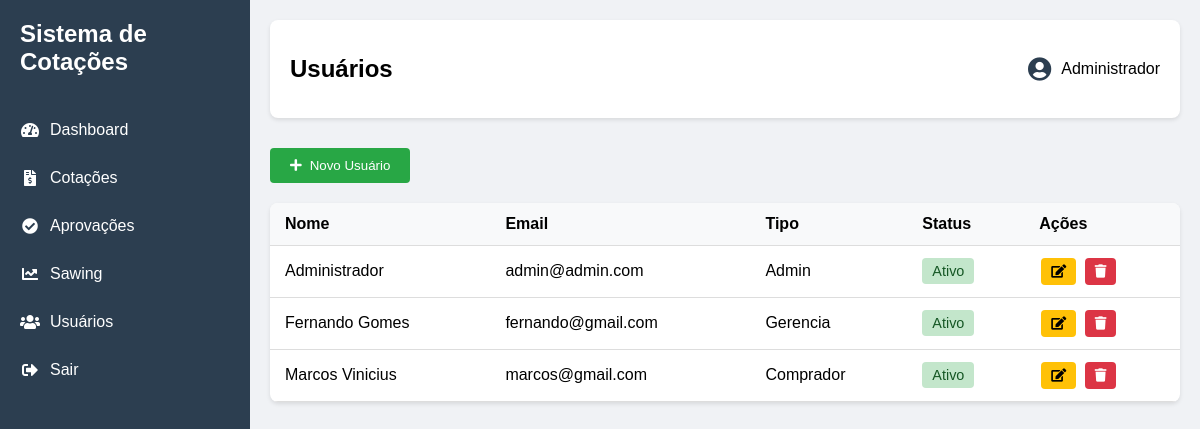
The page /usuarios.php (signed in) on the database its author committed.
### tables this page shows
CREATE TABLE `usuarios` (
  `id` int(11) NOT NULL,
  `nome` varchar(100) DEFAULT NULL,
  `email` varchar(100) DEFAULT NULL,
  `senha` varchar(255) DEFAULT NULL,
  `tipo` enum('gerencia','admin','comprador') NOT NULL,
  `data_cadastro` datetime DEFAULT current_timestamp(),
  `status` tinyint(1) NOT NULL DEFAULT 1
);

### includes/check_permissions.php (called while the page is built, shortened)
<?php
function userCan($modulo, $acao) {
    $tipo_usuario = $_SESSION['usuario']['tipo'];
    if ($tipo_usuario === 'admin' || $tipo_usuario === 'administrador') {
        return true;
    }
    $permissoes = [
        'gerencia' => [
            'dashboard' => ['visualizar'],
            'aprovacoes' => ['visualizar', 'aprovar', 'rejeitar'],
            'sawing' => ['visualizar'],
        ],
        'comprador' => [
            'cotacoes' => ['visualizar', 'criar', 'editar', 'excluir'],
            'fornecedores' => ['visualizar', 'criar', 'editar', 'excluir'],
            'produtos' => ['visualizar', 'criar', 'editar', 'excluir'],
        ]
    ];
    return in_array($acao, $permissoes[$tipo_usuario][$modulo]);
}

### usuarios.php (the view, shortened to what this page needs)
<?php
require_once 'includes/check_permissions.php';
$conn = conectarDB();
$usuarios = $conn->query("SELECT * FROM usuarios ORDER BY nome")->fetchAll(PDO::FETCH_ASSOC);
?>
<!DOCTYPE html>
<html lang="pt-BR">
<head>
    <link rel="stylesheet" href="assets/css/style.css">
    <link rel="stylesheet" href="assets/css/usuarios.css">
    <link rel="stylesheet" href="https://cdnjs.cloudflare.com/ajax/libs/font-awesome/5.15.4/css/all.min.css">
</head>
<body>
    <div class="dashboard-container">
        <?php include 'includes/sidebar.php'; ?>
        <div class="main-content">
            <header class="top-bar">
                <h2>Usuários</h2>
                <div class="user-info">
                    <i class="fas fa-user-circle"></i>
                    <span><?php echo $_SESSION['usuario']['nome']; ?></span>
                </div>
            </header>
            <?php if(userCan('usuarios', 'criar')): ?>
            <button class="btn-adicionar" onclick="abrirModalUsuario()">
                <i class="fas fa-plus"></i> Novo Usuário
            </button>
            <?php endif; ?>
            <table>
                <thead>
                    <tr>
                        <th>Nome</th>
                        <th>Email</th>
                        <th>Tipo</th>
                        <th>Status</th>
                        <th>Ações</th>
                    </tr>
                </thead>
                <tbody>
                    <?php foreach ($usuarios as $usuario): ?>
                    <tr>
                        <td><?php echo htmlspecialchars($usuario['nome']); ?></td>
                        <td><?php echo htmlspecialchars($usuario['email']); ?></td>
                        <td><?php echo ucfirst($usuario['tipo']); ?></td>
                        <td>
                            <span class="status-badge <?php echo isset($usuario['status']) ? ($usuario['status'] ? 'ativo' : 'inativo') : 'inativo'; ?>">
                                <?php echo isset($usuario['status']) ? ($usuario['status'] ? 'Ativo' : 'Inativo') : 'Inativo'; ?>
                            </span>
                        </td>
                        <td class="acoes">
                            <?php if(userCan('usuarios', 'editar')): ?>
                            <button class="btn-acao btn-editar" data-id="<?php echo $usuario['id']; ?>">
                                <i class="fas fa-edit"></i>
                            </button>
                            <?php endif; ?>
                            <?php if(userCan('usuarios', 'excluir')): ?>
                            <button class="btn-acao btn-excluir" data-id="<?php echo $usuario['id']; ?>">
                                <i class="fas fa-trash"></i>
                            </button>
                            <?php endif; ?>
                        </td>
                    </tr>
                    <?php endforeach; ?>
                </tbody>
            </table>
        </div>
    </div>
</body>
</html>

### assets/css/style.css (style rules this page uses)
body { margin: 0; font-family: Arial, sans-serif; background: #f0f2f5; }
.dashboard-container { display: flex; min-height: 100vh; }
.main-content { flex: 1; margin-left: 250px; padding: 20px; }
.top-bar { display: flex; justify-content: space-between; align-items: center; margin-bottom: 30px; background: white; padding: 15px 20px; border-radius: 8px; box-shadow: 0 2px 4px rgba(0,0,0,0.1); }
.user-info { display: flex; align-items: center; gap: 10px; }
.user-info i { font-size: 1.5em; color: #2c3e50; }
table { width: 100%; border-collapse: collapse; background: white; border-radius: 8px; overflow: hidden; box-shadow: 0 2px 4px rgba(0,0,0,0.1); }
th, td { padding: 12px 15px; text-align: left; border-bottom: 1px solid #ddd; }
th { background: #f8f9fa; font-weight: 600; }
.btn-adicionar { background: #4CAF50; color: white; border: none; padding: 10px 20px; border-radius: 4px; cursor: pointer; display: inline-flex; align-items: center; gap: 8px; margin-bottom: 20px; }
.status-badge { padding: 5px 10px; border-radius: 15px; font-size: 0.85em; }
.status-badge.ativo { background-color: #c3e6cb; color: #155724; }

### assets/css/usuarios.css (style rules this page uses)
.status-badge { padding: 5px 10px; border-radius: 4px; font-size: 0.9em; font-weight: 500; }
.status-badge.ativo { background-color: #c3e6cb; color: #155724; }
.acoes { white-space: nowrap; }
.btn-acao { padding: 6px 10px; margin: 0 2px; border: none; border-radius: 4px; cursor: pointer; transition: all 0.3s ease; }
.btn-editar { background-color: #ffc107; color: #000; }
.btn-excluir { background-color: #dc3545; color: white; }
.btn-adicionar { background: #28a745; color: white; border: none; padding: 10px 20px; border-radius: 4px; cursor: pointer; margin-bottom: 20px; display: flex; align-items: center; gap: 8px; width: fit-content; }

### rows shown on the page
usuarios: nome "Administrador", email "admin@admin.com", tipo "Admin", status "Ativo"
usuarios: nome "Fernando Gomes", email "fernando@gmail.com", tipo "Gerencia", status "Ativo"
usuarios: nome "Marcos Vinicius", email "marcos@gmail.com", tipo "Comprador", status "Ativo"

### other values the page prints
$_SESSION['usuario']['nome'] "Administrador"
